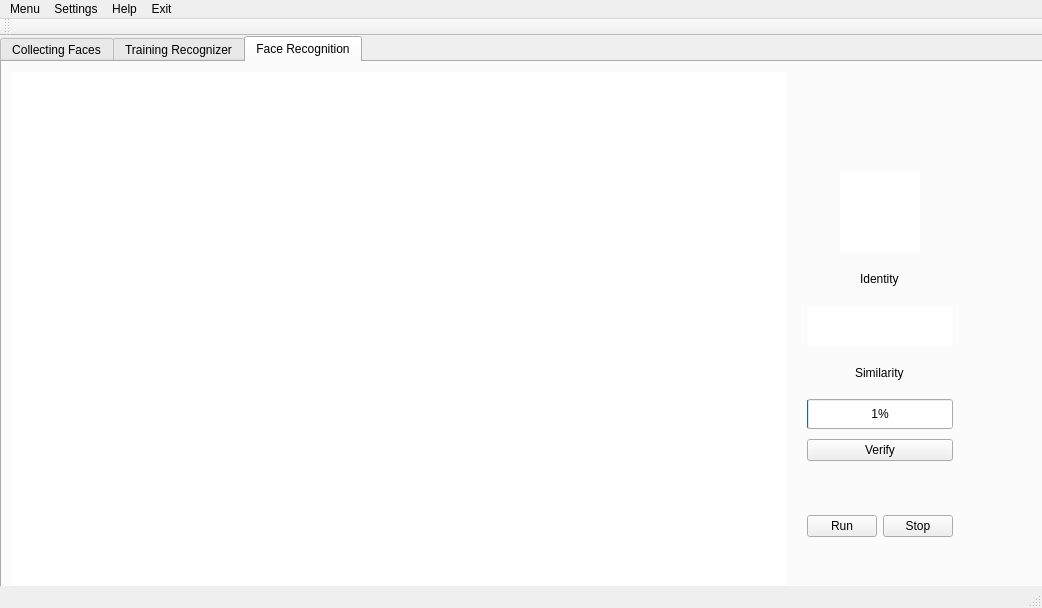
<?xml version="1.0" encoding="UTF-8"?>
<ui version="4.0">
 <class>MainWindow</class>
 <widget class="QMainWindow" name="MainWindow">
  <property name="geometry">
   <rect>
    <x>0</x>
    <y>0</y>
    <width>1042</width>
    <height>608</height>
   </rect>
  </property>
  <property name="sizePolicy">
   <sizepolicy hsizetype="Expanding" vsizetype="Expanding">
    <horstretch>0</horstretch>
    <verstretch>0</verstretch>
   </sizepolicy>
  </property>
  <property name="minimumSize">
   <size>
    <width>900</width>
    <height>600</height>
   </size>
  </property>
  <property name="windowTitle">
   <string>FaceRec</string>
  </property>
  <widget class="QWidget" name="centralWidget">
   <property name="sizePolicy">
    <sizepolicy hsizetype="Expanding" vsizetype="Expanding">
     <horstretch>0</horstretch>
     <verstretch>0</verstretch>
    </sizepolicy>
   </property>
   <widget class="QTabWidget" name="tabWidget">
    <property name="geometry">
     <rect>
      <x>0</x>
      <y>0</y>
      <width>1471</width>
      <height>771</height>
     </rect>
    </property>
    <property name="minimumSize">
     <size>
      <width>880</width>
      <height>530</height>
     </size>
    </property>
    <property name="currentIndex">
     <number>2</number>
    </property>
    <widget class="QWidget" name="Collecting">
     <property name="sizePolicy">
      <sizepolicy hsizetype="Expanding" vsizetype="Expanding">
       <horstretch>0</horstretch>
       <verstretch>0</verstretch>
      </sizepolicy>
     </property>
     <attribute name="title">
      <string>Collecting Faces</string>
     </attribute>
     <widget class="QWidget" name="horizontalLayoutWidget_4">
      <property name="geometry">
       <rect>
        <x>0</x>
        <y>0</y>
        <width>991</width>
        <height>521</height>
       </rect>
      </property>
      <layout class="QHBoxLayout" name="horizontalLayout_3">
       <property name="spacing">
        <number>10</number>
       </property>
       <property name="leftMargin">
        <number>10</number>
       </property>
       <property name="topMargin">
        <number>10</number>
       </property>
       <property name="rightMargin">
        <number>0</number>
       </property>
       <property name="bottomMargin">
        <number>10</number>
       </property>
       <item>
        <widget class="QLabel" name="imageLabel">
         <property name="sizePolicy">
          <sizepolicy hsizetype="Expanding" vsizetype="Expanding">
           <horstretch>0</horstretch>
           <verstretch>0</verstretch>
          </sizepolicy>
         </property>
         <property name="minimumSize">
          <size>
           <width>640</width>
           <height>480</height>
          </size>
         </property>
         <property name="maximumSize">
          <size>
           <width>16777215</width>
           <height>720</height>
          </size>
         </property>
         <property name="styleSheet">
          <string notr="true">background-color: rgb(255, 255, 255);</string>
         </property>
         <property name="text">
          <string/>
         </property>
        </widget>
       </item>
       <item>
        <layout class="QVBoxLayout" name="verticalLayout_4">
         <property name="spacing">
          <number>10</number>
         </property>
         <property name="sizeConstraint">
          <enum>QLayout::SetFixedSize</enum>
         </property>
         <property name="leftMargin">
          <number>10</number>
         </property>
         <property name="topMargin">
          <number>10</number>
         </property>
         <property name="rightMargin">
          <number>10</number>
         </property>
         <property name="bottomMargin">
          <number>10</number>
         </property>
         <item>
          <layout class="QVBoxLayout" name="verticalLayout">
           <item>
            <widget class="QComboBox" name="ChoosePerson">
             <property name="maximumSize">
              <size>
               <width>200</width>
               <height>16777215</height>
              </size>
             </property>
             <item>
              <property name="text">
               <string>Choose person</string>
              </property>
             </item>
            </widget>
           </item>
           <item>
            <layout class="QHBoxLayout" name="horizontalLayout_4">
             <item>
              <widget class="QPlainTextEdit" name="AddNameLine">
               <property name="sizePolicy">
                <sizepolicy hsizetype="Fixed" vsizetype="Fixed">
                 <horstretch>0</horstretch>
                 <verstretch>0</verstretch>
                </sizepolicy>
               </property>
               <property name="maximumSize">
                <size>
                 <width>150</width>
                 <height>30</height>
                </size>
               </property>
               <property name="toolTip">
                <string>Enter name of the person to be added.</string>
               </property>
              </widget>
             </item>
             <item>
              <widget class="QPushButton" name="AddNameBtn">
               <property name="maximumSize">
                <size>
                 <width>50</width>
                 <height>16777215</height>
                </size>
               </property>
               <property name="text">
                <string>Add</string>
               </property>
              </widget>
             </item>
            </layout>
           </item>
          </layout>
         </item>
         <item alignment="Qt::AlignHCenter">
          <widget class="QLabel" name="miniatureLabel">
           <property name="minimumSize">
            <size>
             <width>80</width>
             <height>80</height>
            </size>
           </property>
           <property name="maximumSize">
            <size>
             <width>80</width>
             <height>80</height>
            </size>
           </property>
           <property name="styleSheet">
            <string notr="true">border-color: rgb(77, 77, 77);
background-color: rgb(255, 255, 255);</string>
           </property>
           <property name="text">
            <string/>
           </property>
          </widget>
         </item>
         <item alignment="Qt::AlignHCenter">
          <widget class="QLCDNumber" name="lcdNPhotos">
           <property name="palette">
            <palette>
             <active>
              <colorrole role="WindowText">
               <brush brushstyle="SolidPattern">
                <color alpha="255">
                 <red>34</red>
                 <green>34</green>
                 <blue>34</blue>
                </color>
               </brush>
              </colorrole>
              <colorrole role="Button">
               <brush brushstyle="SolidPattern">
                <color alpha="255">
                 <red>255</red>
                 <green>255</green>
                 <blue>255</blue>
                </color>
               </brush>
              </colorrole>
              <colorrole role="Base">
               <brush brushstyle="SolidPattern">
                <color alpha="255">
                 <red>255</red>
                 <green>255</green>
                 <blue>255</blue>
                </color>
               </brush>
              </colorrole>
              <colorrole role="Window">
               <brush brushstyle="SolidPattern">
                <color alpha="255">
                 <red>255</red>
                 <green>255</green>
                 <blue>255</blue>
                </color>
               </brush>
              </colorrole>
              <colorrole role="HighlightedText">
               <brush brushstyle="SolidPattern">
                <color alpha="255">
                 <red>48</red>
                 <green>48</green>
                 <blue>48</blue>
                </color>
               </brush>
              </colorrole>
             </active>
             <inactive>
              <colorrole role="WindowText">
               <brush brushstyle="SolidPattern">
                <color alpha="255">
                 <red>34</red>
                 <green>34</green>
                 <blue>34</blue>
                </color>
               </brush>
              </colorrole>
              <colorrole role="Button">
               <brush brushstyle="SolidPattern">
                <color alpha="255">
                 <red>255</red>
                 <green>255</green>
                 <blue>255</blue>
                </color>
               </brush>
              </colorrole>
              <colorrole role="Base">
               <brush brushstyle="SolidPattern">
                <color alpha="255">
                 <red>255</red>
                 <green>255</green>
                 <blue>255</blue>
                </color>
               </brush>
              </colorrole>
              <colorrole role="Window">
               <brush brushstyle="SolidPattern">
                <color alpha="255">
                 <red>255</red>
                 <green>255</green>
                 <blue>255</blue>
                </color>
               </brush>
              </colorrole>
              <colorrole role="HighlightedText">
               <brush brushstyle="SolidPattern">
                <color alpha="255">
                 <red>48</red>
                 <green>48</green>
                 <blue>48</blue>
                </color>
               </brush>
              </colorrole>
             </inactive>
             <disabled>
              <colorrole role="WindowText">
               <brush brushstyle="SolidPattern">
                <color alpha="255">
                 <red>159</red>
                 <green>158</green>
                 <blue>158</blue>
                </color>
               </brush>
              </colorrole>
              <colorrole role="Button">
               <brush brushstyle="SolidPattern">
                <color alpha="255">
                 <red>255</red>
                 <green>255</green>
                 <blue>255</blue>
                </color>
               </brush>
              </colorrole>
              <colorrole role="Base">
               <brush brushstyle="SolidPattern">
                <color alpha="255">
                 <red>255</red>
                 <green>255</green>
                 <blue>255</blue>
                </color>
               </brush>
              </colorrole>
              <colorrole role="Window">
               <brush brushstyle="SolidPattern">
                <color alpha="255">
                 <red>255</red>
                 <green>255</green>
                 <blue>255</blue>
                </color>
               </brush>
              </colorrole>
              <colorrole role="HighlightedText">
               <brush brushstyle="SolidPattern">
                <color alpha="255">
                 <red>48</red>
                 <green>48</green>
                 <blue>48</blue>
                </color>
               </brush>
              </colorrole>
             </disabled>
            </palette>
           </property>
           <property name="styleSheet">
            <string notr="true">font: 75 11pt &quot;Ubuntu&quot;;
background-color: rgb(255, 255, 255);
selection-color: rgb(48, 48, 48);</string>
           </property>
           <property name="segmentStyle">
            <enum>QLCDNumber::Flat</enum>
           </property>
          </widget>
         </item>
         <item>
          <spacer name="verticalSpacer">
           <property name="orientation">
            <enum>Qt::Vertical</enum>
           </property>
           <property name="sizeType">
            <enum>QSizePolicy::Minimum</enum>
           </property>
           <property name="sizeHint" stdset="0">
            <size>
             <width>0</width>
             <height>0</height>
            </size>
           </property>
          </spacer>
         </item>
         <item>
          <widget class="QPushButton" name="enrole">
           <property name="text">
            <string> Enrole </string>
           </property>
          </widget>
         </item>
         <item>
          <widget class="QLabel" name="status">
           <property name="text">
            <string/>
           </property>
          </widget>
         </item>
         <item>
          <widget class="QCheckBox" name="saveImages_checkBox">
           <property name="text">
            <string>Keep saving images</string>
           </property>
           <property name="checked">
            <bool>false</bool>
           </property>
          </widget>
         </item>
         <item>
          <widget class="QCheckBox" name="readyForTraining_checkBox">
           <property name="text">
            <string>Prepare for training</string>
           </property>
           <property name="checked">
            <bool>true</bool>
           </property>
          </widget>
         </item>
         <item>
          <layout class="QHBoxLayout" name="horizontalLayout">
           <item>
            <widget class="QPushButton" name="CollectBtn">
             <property name="maximumSize">
              <size>
               <width>100</width>
               <height>16777215</height>
              </size>
             </property>
             <property name="text">
              <string>Collect</string>
             </property>
            </widget>
           </item>
           <item>
            <widget class="QPushButton" name="StopBtn">
             <property name="maximumSize">
              <size>
               <width>100</width>
               <height>16777215</height>
              </size>
             </property>
             <property name="text">
              <string>Stop</string>
             </property>
            </widget>
           </item>
          </layout>
         </item>
        </layout>
       </item>
      </layout>
     </widget>
    </widget>
    <widget class="QWidget" name="Training">
     <property name="sizePolicy">
      <sizepolicy hsizetype="Expanding" vsizetype="Expanding">
       <horstretch>0</horstretch>
       <verstretch>0</verstretch>
      </sizepolicy>
     </property>
     <attribute name="title">
      <string>Training Recognizer</string>
     </attribute>
     <widget class="QWidget" name="horizontalLayoutWidget_3">
      <property name="geometry">
       <rect>
        <x>100</x>
        <y>60</y>
        <width>601</width>
        <height>281</height>
       </rect>
      </property>
      <layout class="QHBoxLayout" name="horizontalLayout_2">
       <property name="spacing">
        <number>10</number>
       </property>
       <property name="leftMargin">
        <number>10</number>
       </property>
       <property name="topMargin">
        <number>10</number>
       </property>
       <property name="rightMargin">
        <number>10</number>
       </property>
       <property name="bottomMargin">
        <number>10</number>
       </property>
       <item>
        <layout class="QVBoxLayout" name="verticalLayout_3">
         <property name="spacing">
          <number>10</number>
         </property>
         <property name="leftMargin">
          <number>10</number>
         </property>
         <property name="topMargin">
          <number>10</number>
         </property>
         <property name="rightMargin">
          <number>10</number>
         </property>
         <property name="bottomMargin">
          <number>10</number>
         </property>
         <item>
          <widget class="QLabel" name="label">
           <property name="styleSheet">
            <string notr="true">font: 12pt &quot;Ubuntu&quot;;
border-color: rgb(136, 136, 136);</string>
           </property>
           <property name="text">
            <string>&lt;!DOCTYPE HTML PUBLIC &quot;-//W3C//DTD HTML 4.0//EN&quot; &quot;http://www.w3.org/TR/REC-html40/strict.dtd&quot;&gt;
&lt;html&gt;&lt;head&gt;&lt;meta name=&quot;qrichtext&quot; content=&quot;1&quot; /&gt;&lt;style type=&quot;text/css&quot;&gt;
p, li { white-space: pre-wrap; }
&lt;/style&gt;&lt;/head&gt;&lt;body style=&quot; font-family:'Ubuntu'; font-size:12pt; font-weight:400; font-style:normal;&quot;&gt;
&lt;p style=&quot; margin-top:0px; margin-bottom:0px; margin-left:0px; margin-right:0px; -qt-block-indent:0; text-indent:0px;&quot;&gt;&lt;span style=&quot; font-size:11pt;&quot;&gt;Define names in the previous&lt;/span&gt;&lt;/p&gt;
&lt;p style=&quot; margin-top:0px; margin-bottom:0px; margin-left:0px; margin-right:0px; -qt-block-indent:0; text-indent:0px;&quot;&gt;&lt;span style=&quot; font-size:11pt;&quot;&gt;window and then choose the&lt;/span&gt;&lt;/p&gt;
&lt;p style=&quot; margin-top:0px; margin-bottom:0px; margin-left:0px; margin-right:0px; -qt-block-indent:0; text-indent:0px;&quot;&gt;&lt;span style=&quot; font-size:11pt;&quot;&gt;name of the person whose&lt;/span&gt;&lt;/p&gt;
&lt;p style=&quot; margin-top:0px; margin-bottom:0px; margin-left:0px; margin-right:0px; -qt-block-indent:0; text-indent:0px;&quot;&gt;&lt;span style=&quot; font-size:11pt;&quot;&gt;photos you want to upload.&lt;/span&gt;&lt;/p&gt;&lt;/body&gt;&lt;/html&gt;</string>
           </property>
          </widget>
         </item>
         <item>
          <widget class="QComboBox" name="personsName_training">
           <property name="maximumSize">
            <size>
             <width>220</width>
             <height>16777215</height>
            </size>
           </property>
           <property name="toolTip">
            <string>Add pictures from a file</string>
           </property>
           <item>
            <property name="text">
             <string>Choose person</string>
            </property>
           </item>
          </widget>
         </item>
         <item>
          <widget class="QPushButton" name="personsFileBtn">
           <property name="maximumSize">
            <size>
             <width>220</width>
             <height>16777215</height>
            </size>
           </property>
           <property name="text">
            <string>Choose photos to upload</string>
           </property>
          </widget>
         </item>
         <item>
          <spacer name="verticalSpacer_7">
           <property name="orientation">
            <enum>Qt::Vertical</enum>
           </property>
           <property name="sizeHint" stdset="0">
            <size>
             <width>20</width>
             <height>40</height>
            </size>
           </property>
          </spacer>
         </item>
        </layout>
       </item>
       <item>
        <spacer name="horizontalSpacer">
         <property name="orientation">
          <enum>Qt::Horizontal</enum>
         </property>
         <property name="sizeType">
          <enum>QSizePolicy::Expanding</enum>
         </property>
         <property name="sizeHint" stdset="0">
          <size>
           <width>100</width>
           <height>20</height>
          </size>
         </property>
        </spacer>
       </item>
       <item>
        <layout class="QVBoxLayout" name="TrainerBtnLayout">
         <property name="spacing">
          <number>10</number>
         </property>
         <property name="leftMargin">
          <number>10</number>
         </property>
         <property name="topMargin">
          <number>10</number>
         </property>
         <property name="rightMargin">
          <number>10</number>
         </property>
         <property name="bottomMargin">
          <number>10</number>
         </property>
         <item>
          <widget class="QComboBox" name="comboBox_FR_algorithm">
           <property name="minimumSize">
            <size>
             <width>200</width>
             <height>0</height>
            </size>
           </property>
           <item>
            <property name="text">
             <string>Eigenfaces</string>
            </property>
           </item>
           <item>
            <property name="text">
             <string>Fisherfaces</string>
            </property>
           </item>
           <item>
            <property name="text">
             <string>LBPH</string>
            </property>
           </item>
          </widget>
         </item>
         <item>
          <widget class="QPushButton" name="trainBtn">
           <property name="text">
            <string>Train</string>
           </property>
          </widget>
         </item>
         <item>
          <widget class="QPushButton" name="saveModelBtn">
           <property name="text">
            <string>Save model to a file</string>
           </property>
          </widget>
         </item>
         <item>
          <widget class="QPushButton" name="loadModelBtn">
           <property name="text">
            <string>Load model from a file</string>
           </property>
          </widget>
         </item>
         <item>
          <spacer name="verticalSpacer_5">
           <property name="orientation">
            <enum>Qt::Vertical</enum>
           </property>
           <property name="sizeHint" stdset="0">
            <size>
             <width>20</width>
             <height>40</height>
            </size>
           </property>
          </spacer>
         </item>
         <item>
          <layout class="QHBoxLayout" name="horizontalLayout_7">
           <item>
            <widget class="QLabel" name="label_2">
             <property name="text">
              <string>Threshold</string>
             </property>
            </widget>
           </item>
           <item>
            <widget class="QSpinBox" name="spinBox">
             <property name="maximum">
              <number>10000</number>
             </property>
             <property name="value">
              <number>4000</number>
             </property>
            </widget>
           </item>
          </layout>
         </item>
        </layout>
       </item>
      </layout>
     </widget>
    </widget>
    <widget class="QWidget" name="Recognition">
     <property name="sizePolicy">
      <sizepolicy hsizetype="Expanding" vsizetype="Expanding">
       <horstretch>0</horstretch>
       <verstretch>0</verstretch>
      </sizepolicy>
     </property>
     <attribute name="title">
      <string>Face Recognition</string>
     </attribute>
     <widget class="QWidget" name="horizontalLayoutWidget_5">
      <property name="geometry">
       <rect>
        <x>0</x>
        <y>0</y>
        <width>961</width>
        <height>585</height>
       </rect>
      </property>
      <layout class="QHBoxLayout" name="horizontalLayout_5">
       <property name="spacing">
        <number>10</number>
       </property>
       <property name="leftMargin">
        <number>10</number>
       </property>
       <property name="topMargin">
        <number>10</number>
       </property>
       <property name="rightMargin">
        <number>0</number>
       </property>
       <property name="bottomMargin">
        <number>10</number>
       </property>
       <item>
        <widget class="QLabel" name="recognitionImageLabel">
         <property name="sizePolicy">
          <sizepolicy hsizetype="Expanding" vsizetype="Expanding">
           <horstretch>0</horstretch>
           <verstretch>0</verstretch>
          </sizepolicy>
         </property>
         <property name="minimumSize">
          <size>
           <width>640</width>
           <height>480</height>
          </size>
         </property>
         <property name="styleSheet">
          <string notr="true">background-color: rgb(255, 255, 255);</string>
         </property>
         <property name="text">
          <string/>
         </property>
        </widget>
       </item>
       <item>
        <layout class="QVBoxLayout" name="verticalLayout_5">
         <property name="spacing">
          <number>10</number>
         </property>
         <property name="sizeConstraint">
          <enum>QLayout::SetFixedSize</enum>
         </property>
         <property name="leftMargin">
          <number>10</number>
         </property>
         <property name="topMargin">
          <number>100</number>
         </property>
         <property name="rightMargin">
          <number>10</number>
         </property>
         <property name="bottomMargin">
          <number>100</number>
         </property>
         <item alignment="Qt::AlignHCenter">
          <widget class="QLabel" name="miniatureLabel_recognition">
           <property name="minimumSize">
            <size>
             <width>80</width>
             <height>80</height>
            </size>
           </property>
           <property name="maximumSize">
            <size>
             <width>80</width>
             <height>80</height>
            </size>
           </property>
           <property name="styleSheet">
            <string notr="true">border-color: rgb(77, 77, 77);
background-color: rgb(255, 255, 255);</string>
           </property>
           <property name="text">
            <string/>
           </property>
          </widget>
         </item>
         <item alignment="Qt::AlignHCenter">
          <widget class="QLabel" name="identityText">
           <property name="text">
            <string>Identity</string>
           </property>
          </widget>
         </item>
         <item>
          <widget class="QLabel" name="identityLabel">
           <property name="minimumSize">
            <size>
             <width>50</width>
             <height>40</height>
            </size>
           </property>
           <property name="maximumSize">
            <size>
             <width>150</width>
             <height>40</height>
            </size>
           </property>
           <property name="styleSheet">
            <string notr="true">background-color: rgb(255, 255, 255);
border-color: rgb(0, 0, 0);</string>
           </property>
           <property name="text">
            <string/>
           </property>
          </widget>
         </item>
         <item alignment="Qt::AlignHCenter">
          <widget class="QLabel" name="confidenceText">
           <property name="text">
            <string>Similarity</string>
           </property>
          </widget>
         </item>
         <item>
          <widget class="QProgressBar" name="confidenceBar">
           <property name="sizePolicy">
            <sizepolicy hsizetype="Fixed" vsizetype="Fixed">
             <horstretch>0</horstretch>
             <verstretch>0</verstretch>
            </sizepolicy>
           </property>
           <property name="maximumSize">
            <size>
             <width>150</width>
             <height>30</height>
            </size>
           </property>
           <property name="value">
            <number>1</number>
           </property>
          </widget>
         </item>
         <item>
          <widget class="QPushButton" name="verify">
           <property name="text">
            <string>Verify</string>
           </property>
          </widget>
         </item>
         <item>
          <widget class="QLabel" name="status1">
           <property name="text">
            <string/>
           </property>
          </widget>
         </item>
         <item>
          <layout class="QHBoxLayout" name="Rec_RunStopLayout">
           <item>
            <widget class="QPushButton" name="runRecBtn">
             <property name="maximumSize">
              <size>
               <width>70</width>
               <height>16777215</height>
              </size>
             </property>
             <property name="text">
              <string>Run</string>
             </property>
            </widget>
           </item>
           <item>
            <widget class="QPushButton" name="stopRecBtn">
             <property name="maximumSize">
              <size>
               <width>70</width>
               <height>16777215</height>
              </size>
             </property>
             <property name="text">
              <string>Stop</string>
             </property>
            </widget>
           </item>
          </layout>
         </item>
        </layout>
       </item>
      </layout>
     </widget>
    </widget>
   </widget>
  </widget>
  <widget class="QMenuBar" name="menuBar">
   <property name="geometry">
    <rect>
     <x>0</x>
     <y>0</y>
     <width>1042</width>
     <height>27</height>
    </rect>
   </property>
   <widget class="QMenu" name="menuMenu">
    <property name="title">
     <string>Menu</string>
    </property>
   </widget>
   <widget class="QMenu" name="menuSettings">
    <property name="title">
     <string>Settings</string>
    </property>
    <addaction name="actionCascade_classifiers"/>
    <addaction name="actionEdit_names"/>
    <addaction name="actionSaving_options"/>
    <addaction name="actionDelete_data"/>
   </widget>
   <widget class="QMenu" name="menuExit">
    <property name="title">
     <string>Exit</string>
    </property>
   </widget>
   <widget class="QMenu" name="menuHelp">
    <property name="title">
     <string>Help</string>
    </property>
   </widget>
   <addaction name="menuMenu"/>
   <addaction name="menuSettings"/>
   <addaction name="menuHelp"/>
   <addaction name="menuExit"/>
  </widget>
  <widget class="QToolBar" name="mainToolBar">
   <attribute name="toolBarArea">
    <enum>TopToolBarArea</enum>
   </attribute>
   <attribute name="toolBarBreak">
    <bool>false</bool>
   </attribute>
  </widget>
  <widget class="QStatusBar" name="statusBar"/>
  <action name="actionCascade_classifiers">
   <property name="text">
    <string>Cascade classifiers</string>
   </property>
  </action>
  <action name="actionEdit_names">
   <property name="text">
    <string>Edit names</string>
   </property>
  </action>
  <action name="actionSaving_options">
   <property name="text">
    <string>Saving options</string>
   </property>
  </action>
  <action name="actionDelete_data">
   <property name="text">
    <string>Delete data</string>
   </property>
  </action>
 </widget>
 <layoutdefault spacing="6" margin="11"/>
 <resources/>
 <connections/>
</ui>
